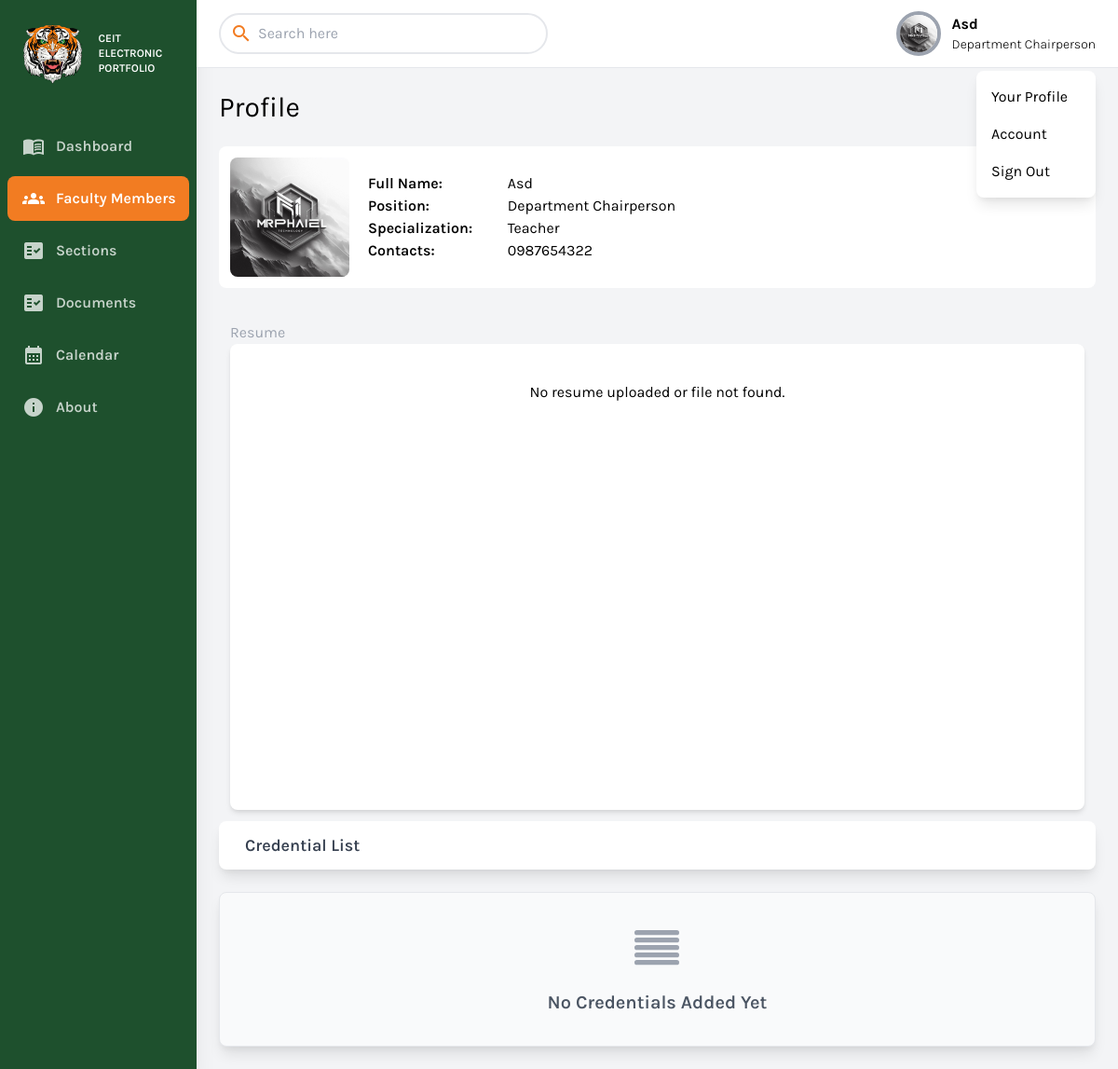
Page /department_chairperson/facultymembers-info.php?i=22 (signed in) on the committed database.
### tables this page shows
CREATE TABLE `user_details` (
  `user_id` bigint(20) NOT NULL,
  `name` varchar(256) NOT NULL,
  `address` varchar(256) NOT NULL,
  `birthday` varchar(256) NOT NULL,
  `phone` varchar(256) NOT NULL,
  `specialization` varchar(256) NOT NULL,
  `image` text NOT NULL
);

CREATE TABLE `users` (
  `id` bigint(20) NOT NULL,
  `employment_id` varchar(256) DEFAULT NULL,
  `email` varchar(256) NOT NULL,
  `password` varchar(256) NOT NULL,
  `status` int(11) NOT NULL DEFAULT 0,
  `role` varchar(256) NOT NULL DEFAULT 'faculty',
  `added` int(11) NOT NULL DEFAULT 0,
  `type` varchar(256) DEFAULT NULL,
  `verification_code` varchar(256) NOT NULL
);

### conn/conn.php (called while the page is built, shortened)
<?php
class DatabaseHandler {
    private $pdo;
    public function __construct() {
        $dbHost = 'eportfolio.mysql.database.azure.com';
        $dbPort = '3306';
        $dbName = 'eportfolio';
        $dbUser = 'azureuser';
        $dbPassword = 'Azure_User123';
        try {
            $dsn = "mysql:host=$dbHost;port=$dbPort;dbname=$dbName";
            $this->pdo = new PDO($dsn, $dbUser, $dbPassword);
            $this->pdo->setAttribute(PDO::ATTR_ERRMODE, PDO::ERRMODE_EXCEPTION);
        } catch (PDOException $e) {
            echo "Connection failed: " . $e->getMessage();
        }
    }
    public function getIdByColumnValue($tableName, $columnName, $columnValue, $idColumnName) {
        try {
            $stmt = $this->pdo->prepare("SELECT $idColumnName FROM $tableName WHERE $columnName = :column_value");
            $stmt->bindParam(':column_value', $columnValue);
            $stmt->execute();
            $result = $stmt->fetch(PDO::FETCH_ASSOC);
            if ($result) {
                return $result[$idColumnName];
            } else {
                return null;
            }
        } catch (PDOException $e) {
            return null;
        }
    }
}
?>

### department_chairperson/facultymembers-info.php (the view, shortened to what this page needs)
<?php include 'components/header.php'?>
<?php
  if(isset($_GET['i']) && $_GET['i']!="")
  {
      $id =  trim(preg_replace('/\D/', '', $_GET['i']));
  }else{
      echo '
      <script>
          window.location.href="dashboard.php"
      </script>
      ';
  }
$user_id = $id;
$full_name = ucwords($db->getIdByColumnValue("user_details","user_id",$user_id,"name")) ?? "";
$specialization = ucwords($db->getIdByColumnValue("user_details","user_id",$user_id,"specialization")) ?? "";
$contacts = ucwords($db->getIdByColumnValue("user_details","user_id",$user_id,"phone")) ?? "";
$image = $db->getIdByColumnValue("user_details","user_id",$user_id,"image") ?? "";
$file_id = $db->getIdByColumnValue("resume_upload", "faculty_id", $user_id, "file");
$file_type = $db->getIdByColumnValue("resume_upload", "faculty_id", $user_id, "file_type");
$file_object = "";
$uploadDir = '../uploads/resume/';
$filePath = $uploadDir . $file_id;
if ($file_id && file_exists($filePath)) {
    if (in_array($file_type, ['application/pdf', 'image/jpeg', 'image/png', 'image/gif'])) {
        if ($file_type === 'application/pdf') {
            $file_object = '<embed src="' . htmlspecialchars($filePath) . '" type="application/pdf" style="width:100%; height:500px; max-height: 80vh;" />';
        } elseif (in_array($file_type, ['image/jpeg', 'image/png', 'image/gif'])) {
            $file_object = '<img src="' . htmlspecialchars($filePath) . '" style="width:100%; height:500px; max-height: 80vh; object-fit: contain;" />';
        }
    } else {
        $file_object = '<a href="' . htmlspecialchars($filePath) . '" download class="bg-green-700  text-white px-4 py-2 rounded">Download Resume</a>';
    }
} else {
    $file_object = 'No resume uploaded or file not found.';
}
$position = $db->getIdByColumnValue("users", "id", $user_id, "role");
$positionDisplay2 = $position=="faculty" ? "hidden": "";
?>
        <div class="w-full h-screen overflow-x-hidden border-t flex flex-col">
            <main class="w-full flex-grow p-6">
                <h1 class="text-3xl text-black pb-6">Profile</h1>
                <div class="flex flex-col md:flex-row justify-center items-center bg-white rounded-lg p-3">
                <img src="<?='../uploads/faculty/'.$image?>" class="rounded-lg text-center md:h-32 h-100">
                <div class="container mx-3 p-2 bg-white">
                    <div class="flex flex-col ">
                        <div class="flex flex-col lg:flex-row">
                            <div class="lg:w-1/5 font-semibold">Full Name:</div>
                            <div class="lg:w-4/5 font-normal"><?=$full_name?></div>
                        </div>
                        <div class="flex flex-col lg:flex-row">
                            <div class="lg:w-1/5 font-semibold">Position:</div>
                            <div class="lg:w-4/5 font-normal"><?=ucwords(str_replace('_', ' ', $position))?></div>
                        </div>
                        <div class="flex flex-col lg:flex-row">
                            <div class="lg:w-1/5 font-semibold">Specialization:</div>
                            <div class="lg:w-4/5 font-normal"><?=$specialization?></div>
                        </div>
                        <div class="flex flex-col lg:flex-row">
                            <div class="lg:w-1/5 font-semibold">Contacts:</div>
                            <div class="lg:w-4/5 font-normal"><?=$contacts?></div>
                        </div>
                    </div>
                </div>
            </div>
                <div class="grid p-3  gap-x-10  md:grid-cols-2">
                </div>
                    <div  class="grid p-3  gap-x-10  ">
                    <div class="" <?=$positionDisplay2?>>
                        <p class="text-gray-400 text-center sm:text-left">Resume</p>
                        <div style="height:500px" class="card bg-white items-center flex flex-col shadow-md rounded-lg p-10 ">
                                <?php echo $file_object; ?>
                        </div>
                    </div>
                    </div>
                    <?php
                include 'credential_list.php';
                ?>
            </main>
        </div>
    </div>
<?php include 'components/footer.php'?>

### department_chairperson/components/header.php (shortened to what this page needs)
<?php include '../conn/conn.php';
$db = new DatabaseHandler();
$defaultSrc = "https://www.pngall.com/wp-content/uploads/13/Secretary-Woman-PNG-Pic.png";
 $src = $db->getIdByColumnValue("user_details","user_id",$_SESSION['id'],"image");
$src = $src!="" ? '../uploads/faculty/'.$src: $defaultSrc;
?>
<!DOCTYPE html>
<html lang="en">
<head>
    <link href="https://cdnjs.cloudflare.com/ajax/libs/tailwindcss/2.2.19/tailwind.min.css" rel="stylesheet">
</head>
<body class="bg-gray-100 font-family-karla flex">
    <aside class="relative bg-sidebar h-screen w-64 hidden sm:block shadow-xl">
        <div class="p-2">
            <a href="dashboard.php" class="text-white text-3xl font-semibold uppercase hover:text-gray-300">
                <div class="grid grid-cols-2 flex  items-center ">
                    <div>
                        <img src="assets/image/logo.png" alt="">
                    </div>
                    <div class="overflow-hidden text-xs ">
                        <p>CEIT</p>
                        <p>Electronic Portfolio</p>
                    </div>
                  </div>
            </a>
        </div>
        <nav class="text-white text-base font-semibold pt-3 ">
            <a href="dashboard.php" class="dashboard flex items-center text-white opacity-75 hover:opacity-100 py-3 m-2 rounded-lg  pl-4 nav-item">
                <i class="material-icons mr-3">menu_book</i>
                Dashboard
            </a>
            <a href="facultymembers.php" class="facultymembers flex items-center rounded-lg opacity-75 text-white py-3 hover:opacity-100  m-2 pl-4 nav-item">
                <i class="material-icons  mr-3">groups</i>
                Faculty Members
            </a>
            <a href="sections.php" class="sections flex items-center rounded-lg opacity-75 text-white py-3 hover:opacity-100  m-2 pl-4 nav-item">
                <i class="material-icons  mr-3">fact_check</i>
                Sections
            </a>
            <a href="documents.php" class="documents flex items-center text-white opacity-75 hover:opacity-100 py-3 m-2 rounded-lg  pl-4 nav-item">
                <i class="material-icons mr-3">fact_check</i>
                Documents
            </a>
            <a href="calendar.php" class="calendar flex items-center text-white opacity-75 hover:opacity-100 py-3 m-2 rounded-lg  pl-4 nav-item">
                <i class="material-icons mr-3">calendar_month</i>
                Calendar
            </a>
            <a href="about.php" class="about flex items-center text-white opacity-75 hover:opacity-100 py-3 m-2 rounded-lg  pl-4 nav-item">
                <i class="material-icons mr-3">info</i>
                About
            </a>
        </nav>
    </aside>
    <div class="relative w-full flex flex-col h-screen overflow-y-hidden">
        <header class="w-full items-center bg-white py-3 px-6 hidden sm:flex">
            <div class="w-1/2">
                <div class="relative w-3/4">
                    <i class="material-icons searchicon absolute left-3 top-1/2 transform -translate-y-1/2 text-gray-500">search</i>
                    <input type="text" id="facultySearch" placeholder="Search here" class="pl-10 focus:outline-none focus:ring focus:ring-gray-300 rounded-full border-2 border-gray py-2 px-3 w-full" oninput="searchFaculty()">
                    </div>
            </div>
            <div x-data="{ isOpen: false }" class="relative w-1/2 flex justify-end">
                <div class="grid grid-cols-2 items-center justify-center">
                    <div class="grid mr-3 flex justify-end">
                        <button @click="isOpen = !isOpen" class="realtive z-10 w-12 h-12 rounded-full overflow-hidden border-4 border-gray-400 hover:border-gray-300 focus:border-gray-300 focus:outline-none">
                            <img src="<?=$src?>">
                        </button>
                    </div>
                    <div class="grid">
                        <p class="text-base font-bold"><?=ucwords($db->getIdByColumnValue("user_details","user_id",$_SESSION['id'],"name"))?></p>
                        <p class="text-sm font-light"><?=ucwords(str_replace(' ', ' ', ucwords(str_replace('_', ' ', $_SESSION['role']))))?></p>
                    </div>
                </div>
                <div x-show="isOpen" style="z-index: 99999;" class="absolute w-32 bg-white rounded-lg shadow-lg py-2 mt-16">
                    <a href="edit-profile.php" class="block px-4 py-2 account-link hover:text-white">Your Profile</a>
                    <a href="#" id="openAccountButton" class="block px-4 py-2 account-link hover:text-white">Account</a>
                    <a href="logout.php" class="block px-4 py-2 account-link hover:text-white">Sign Out</a>
                </div>
            </div>
        </header>

### department_chairperson/components/header.php (style rules this page uses)
.font-family-karla { font-family: karla; }
.bg-sidebar { background: #1e502d; }
.active-nav-link { background: #f27c22; }
.searchicon { color: #f27c22; }

### rows in the picture
user_details: image (picture), name "Asd", specialization "Teacher", phone "0987654322"
users: role "Department Chairperson"

### other values in the picture
$file_object "No resume uploaded or file not found."
